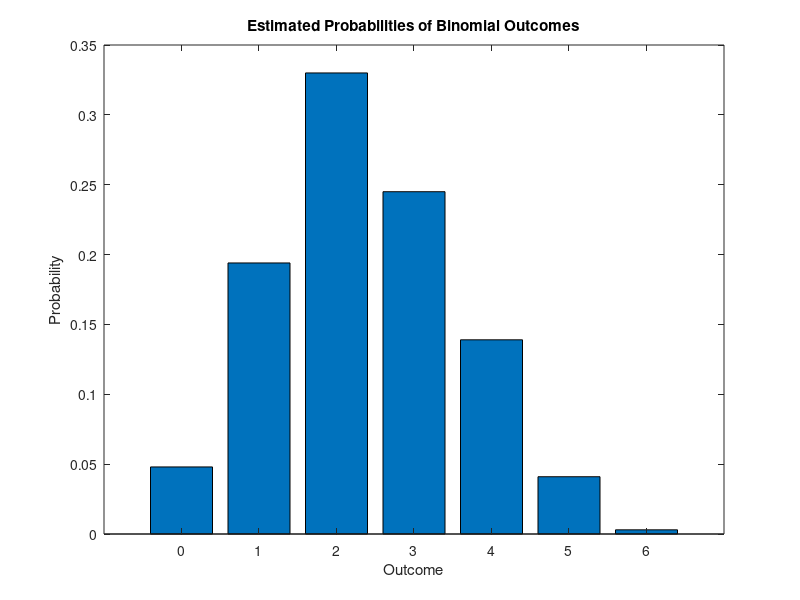

Write the MATLAB code that produced this figure. (Note: this script raises an error after producing the figure.)
% 6.1
n = 6;
p = 0.4;
xbinomial = binornd(n, p, [1, 1000]);

% 6.2 
% Estimate P[outcome=3] 
P_outcome_3 = sum(xbinomial == 3) / length(xbinomial);
disp(['Estimated probability P[outcome=3]: ', num2str(P_outcome_3)]);

% 6.3
% Calculate histogram
[bin_counts, bin_centers] = hist(xbinomial, 0:n);

% Normalize histogram to get probabilities
probabilities = bin_counts / length(xbinomial);

% Display probabilities
disp('Estimated probabilities for all outcomes:');
for i = 1:length(bin_centers)
    disp(['P[outcome=', num2str(bin_centers(i)), ']: ', num2str(probabilities(i))]);
end

% Plot histogram
figure;
bar(bin_centers, probabilities);
xlabel('Outcome');
ylabel('Probability');
title('Estimated Probabilities of Binomial Outcomes');

% Use the EstimateProb function to estimate probabilities
first_bin_center = 0;
binsize = 1;
last_bin_center = n;

[PX, X] = EstimateProb(xbinomial, first_bin_center, binsize, last_bin_center);

% Display the estimated probabilities
disp('Estimated probabilities using EstimateProb function:');
for i = 1:length(X)
    disp(['P[outcome=', num2str(X(i)), ']: ', num2str(PX(i))]);
end

% Plot the estimated probabilities
figure;
bar(X, PX);
xlabel('Outcome');
ylabel('Probability');
title('Estimated Probabilities using EstimateProb Function');

